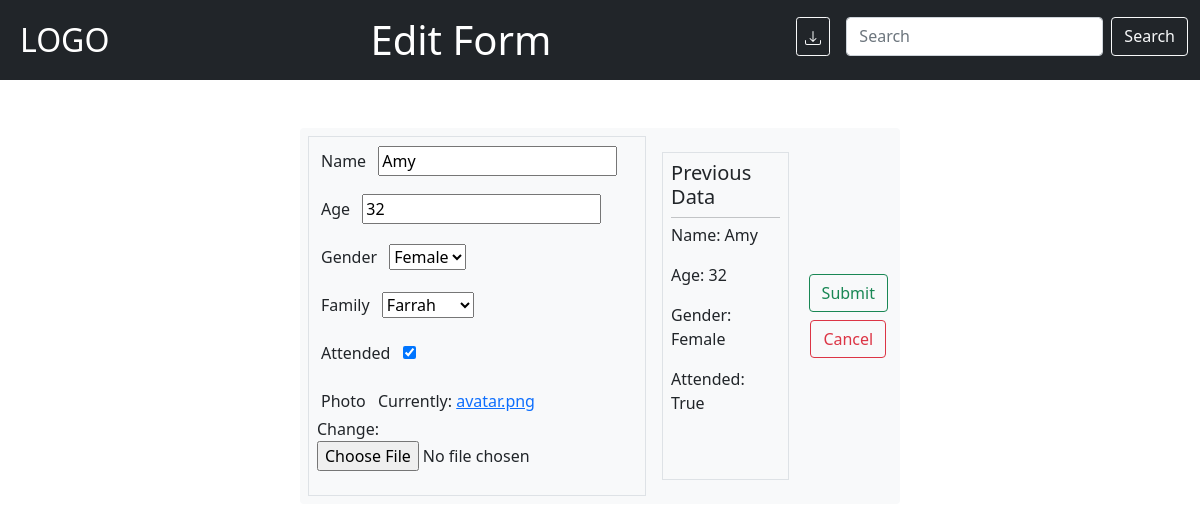
Page /edit-user/13 on the committed database.
### base/models.py (models this page shows, shortened)
class Member(models.Model):
    name = models.CharField(max_length=50,null=False)
    age = models.PositiveIntegerField(null=False)
    gender = models.CharField(max_length=10,choices=[('Male','Male'),('Female','Female')])
    family = models.ForeignKey(Family,on_delete=models.CASCADE,null=False)
    attended = models.BooleanField(default=False)
    photo = models.ImageField(null="True",default='avatar.png')

### base/views.py (the view)
# urls.py: path('edit-user/<str:id>',views.editUser,name='edit-user'),
def editUser(request,id):
    member = Member.objects.get(id=id)
    form = MemberForm(instance=member)
    if request.method=='POST':
        form= MemberForm(request.POST ,request.FILES,instance=member)
        if form.is_valid():
            form.save()
        return redirect('home',1)
    context = {'member':member,'form':form}
    return render(request,'base/editUser.html',context)

### base/forms.py
class MemberForm(ModelForm):
    class Meta:
        model = Member
        fields = '__all__'

### base/models.py (called while the page is built)
    def __str__(self):
        return self.family_name

### base/templates/base/editUser.html (shortened to what this page needs)
<!DOCTYPE html>
{% load static %}
<html>
    <head>
        <link href="https://cdn.jsdelivr.net/npm/bootstrap@5.1.3/dist/css/bootstrap.min.css" rel="stylesheet">
        <link rel="stylesheet" type="text/css" href={% static 'css/main.css' %}>
    </head>
    <body>
        {% include 'base/navbar.html' %}
        <form class='bg-light rounded p-2 mt-5 position-relative container width-50' method='POST' enctype="multipart/form-data">
            <div class='d-flex' >
                <div class='border p-2'>
                    {% for field in form %}
                    <div class="mb-3">
                        <label for="{{field.label}}" class="form-label m-1">{{field.label}}</label>
                        <span class='p-1'>{{field}}</span>
                    </div>
                    {% endfor %}
                </div>
                <div class='m-3 p-2 border '>
                    <h5>Previous Data</h5>
                    <hr>
                    <p>Name: {{member.name}}</p>
                    <p>Age: {{member.age}}</p>
                    <p>Gender: {{member.gender}}</p>
                    <p>Attended: {{member.attended}}</p>
                </div>
                <div class='d-flex flex-column justify-content-center align-items-center'>
                    <button type="submit" class="btn btn-outline-success position-relative m-1 ">Submit</button>
                    <a href={% url 'home' 1 %} class="btn btn-outline-danger position-relative m-1">Cancel</a>
                </div>
        </form>
    </body>
</html>

### static/css/main.css (style rules this page uses)
html { margin: 0px; overflow: hidden; }
.width-50 { width: 50%; }
hr { width: 100%; margin: 0px; margin-bottom: 5px;; }

### rows in the picture
Member: form "Amy" "32" "Female" "Farrah" "☑", name "Amy", age "32", gender "Female", attended "True"

### other values in the picture
{{ field.label }} "Name" "Age" "Gender" "Family" "Attended" "Photo"
